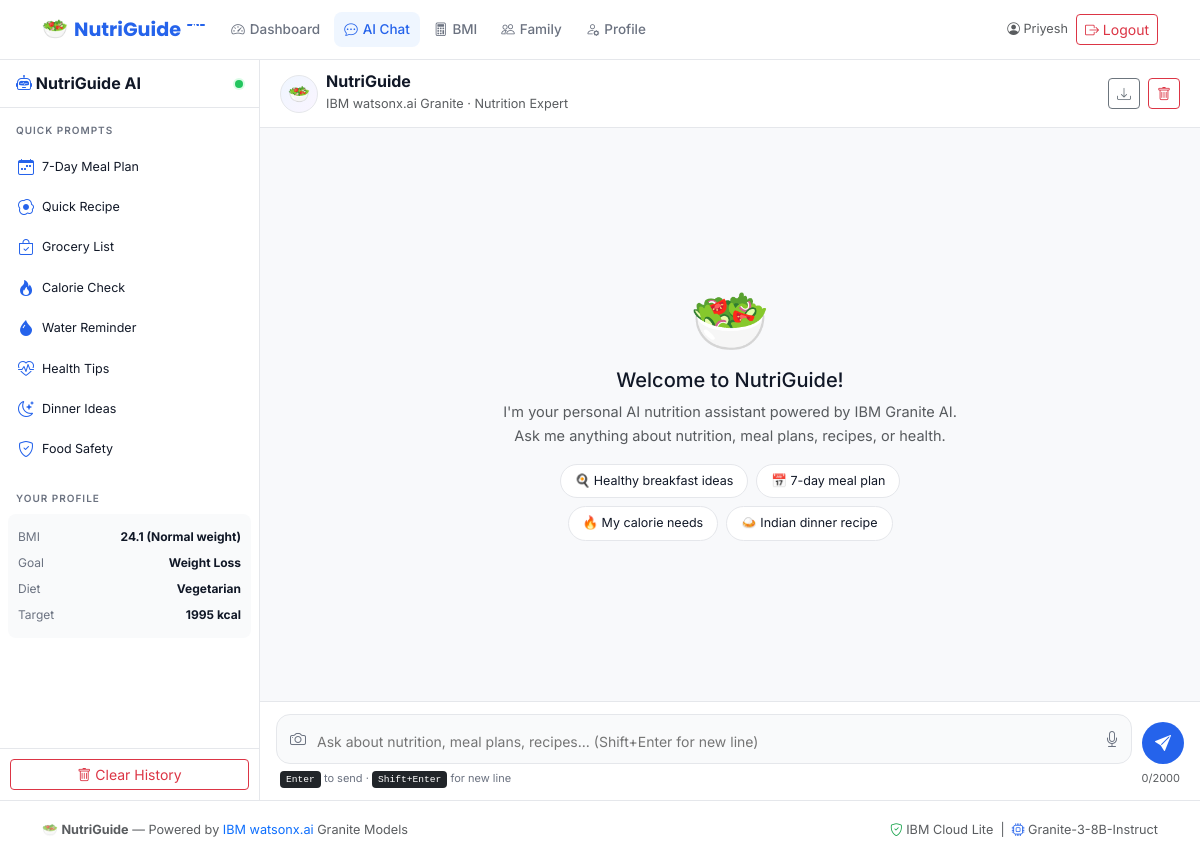
The page /chat (signed in) on the database its author committed.
### models.py (models this page shows, shortened)
class User(UserMixin, db.Model):
    __tablename__ = "users"
    id = db.Column(db.Integer, primary_key=True)
    username = db.Column(db.String(80), unique=True, nullable=False, index=True)
    email = db.Column(db.String(120), unique=True, nullable=False, index=True)
    password_hash = db.Column(db.String(256), nullable=False)
    created_at = db.Column(db.DateTime, default=datetime.utcnow)
    is_active = db.Column(db.Boolean, default=True)
    profile = db.relationship("HealthProfile", back_populates="user", uselist=False, cascade="all, delete-orphan")
    chat_history = db.relationship("ChatMessage", back_populates="user", cascade="all, delete-orphan")
    calorie_logs = db.relationship("CalorieLog", back_populates="user", cascade="all, delete-orphan")
    water_logs = db.relationship("WaterLog", back_populates="user", cascade="all, delete-orphan")
    family_profiles = db.relationship("FamilyProfile", back_populates="owner", cascade="all, delete-orphan")

class HealthProfile(db.Model):
    __tablename__ = "health_profiles"
    id = db.Column(db.Integer, primary_key=True)
    user_id = db.Column(db.Integer, db.ForeignKey("users.id"), nullable=False, unique=True)
    age = db.Column(db.Integer)
    gender = db.Column(db.String(20))
    height_cm = db.Column(db.Float)
    weight_kg = db.Column(db.Float)
    activity_level = db.Column(db.String(50))  # sedentary, lightly_active, moderately_active, very_active, extra_active
    fitness_goal = db.Column(db.String(50))  # weight_loss, weight_gain, maintain, muscle_gain, general_health
    dietary_preference = db.Column(db.String(50))  # vegetarian, vegan, eggetarian, non_vegetarian, jain, sattvic
    allergies = db.Column(db.Text)         # JSON list
    medical_conditions = db.Column(db.Text)  # JSON list
    medications = db.Column(db.Text)
    cuisine_preference = db.Column(db.String(100))
    meal_frequency = db.Column(db.Integer, default=3)
    daily_calorie_target = db.Column(db.Integer)
    daily_protein_target = db.Column(db.Float)
    daily_carb_target = db.Column(db.Float)
    daily_fat_target = db.Column(db.Float)
    daily_water_target = db.Column(db.Float, default=2.5)  # litres
    updated_at = db.Column(db.DateTime, default=datetime.utcnow, onupdate=datetime.utcnow)
    user = db.relationship("User", back_populates="profile")
    @property
    def bmi(self):
        if self.height_cm and self.weight_kg and self.height_cm > 0:
            h = self.height_cm / 100
            return round(self.weight_kg / (h * h), 1)
        return None
    @property
    def bmi_category(self):
        bmi = self.bmi
        if bmi is None:
            return "Unknown"
        if bmi < 18.5:
            return "Underweight"
        elif bmi < 25:
            return "Normal weight"
        elif bmi < 30:
            return "Overweight"
        else:
            return "Obese"

### app.py (the view)
    @main.route("/chat")
    @login_required
    def chat():
        profile = current_user.profile
        messages = ChatMessage.query.filter_by(
            user_id=current_user.id
        ).order_by(ChatMessage.timestamp.desc()).limit(20).all()
        messages = list(reversed(messages))
        return render_template("chat.html", profile=profile, messages=messages)

### template_helpers.py (called while the page is built)
def register_template_helpers(app):
    @app.context_processor
    def inject_now():
        return {"now": datetime.now}
    @app.template_filter("timesince")
    def timesince_filter(dt):
        diff = datetime.utcnow() - dt
        if diff.days > 0:
            return f"{diff.days}d ago"
        hours = diff.seconds // 3600
        if hours > 0:
            return f"{hours}h ago"
        minutes = diff.seconds // 60
        return f"{minutes}m ago" if minutes > 0 else "just now"

### templates/chat.html (shortened to what this page needs)
{% extends "base.html" %}
{% block content %}
<div class="chat-layout">
  <div class="chat-sidebar">
    <div class="chat-sidebar-header">
      <h6 class="fw-bold mb-0"><i class="bi bi-robot text-primary"></i> NutriGuide AI</h6>
      <span class="status-dot online" title="AI Ready"></span>
    </div>
    <div class="chat-sidebar-body">
      <div class="sidebar-section">
        <div class="sidebar-section-title">Quick Prompts</div>
        {% for icon, label, prompt in prompts %}
        <button class="quick-prompt-btn" onclick="sendQuickPrompt('{{ prompt }}')">
          <i class="bi {{ icon }}"></i>
          <span>{{ label }}</span>
        </button>
        {% endfor %}
      </div>
      {% if profile and profile.bmi %}
      <div class="sidebar-section">
        <div class="sidebar-section-title">Your Profile</div>
        <div class="profile-mini">
          {% if profile.bmi %}
          <div class="profile-mini-row">
            <span>BMI</span><strong>{{ profile.bmi }} ({{ profile.bmi_category }})</strong>
          </div>
          {% endif %}
          {% if profile.fitness_goal %}
          <div class="profile-mini-row">
            <span>Goal</span><strong>{{ profile.fitness_goal.replace('_', ' ').title() }}</strong>
          </div>
          {% endif %}
          {% if profile.dietary_preference %}
          <div class="profile-mini-row">
            <span>Diet</span><strong>{{ profile.dietary_preference.replace('_', ' ').title() }}</strong>
          </div>
          {% endif %}
          {% if profile.daily_calorie_target %}
          <div class="profile-mini-row">
            <span>Target</span><strong>{{ profile.daily_calorie_target }} kcal</strong>
          </div>
          {% endif %}
        </div>
      </div>
      {% endif %}
    </div>
    <div class="chat-sidebar-footer">
      <button class="btn btn-sm btn-outline-danger w-100" onclick="clearChatHistory()">
        <i class="bi bi-trash"></i> Clear History
      </button>
    </div>
  </div>
  <div class="chat-main">
    <div class="chat-header">
      <div class="d-flex align-items-center gap-2">
        <div class="ai-avatar"><span>🥗</span></div>
        <div>
          <h6 class="fw-bold mb-0">NutriGuide</h6>
          <span class="text-muted small">IBM watsonx.ai Granite · Nutrition Expert</span>
        </div>
      </div>
      <div class="d-flex gap-2">
        <button class="btn btn-sm btn-outline-secondary" onclick="exportChat()" title="Export chat">
          <i class="bi bi-download"></i>
        </button>
        <button class="btn btn-sm btn-outline-danger" onclick="clearChatHistory()" title="Clear chat">
          <i class="bi bi-trash"></i>
        </button>
      </div>
    </div>
    <div class="chat-messages" id="chatMessages">
      {% if not messages %}
      <div class="chat-welcome" id="chatWelcome">
        <div class="welcome-icon">🥗</div>
        <h5>Welcome to NutriGuide!</h5>
        <p class="text-muted">I'm your personal AI nutrition assistant powered by IBM Granite AI. Ask me anything about nutrition, meal plans, recipes, or health.</p>
        <div class="welcome-suggestions">
          <button onclick="sendQuickPrompt('What should I eat for a healthy breakfast?')" class="suggestion-chip">
            🍳 Healthy breakfast ideas
          </button>
          <button onclick="sendQuickPrompt('Create a 7-day weight loss meal plan')" class="suggestion-chip">
            📅 7-day meal plan
          </button>
          <button onclick="sendQuickPrompt('How many calories do I need daily?')" class="suggestion-chip">
            🔥 My calorie needs
          </button>
          <button onclick="sendQuickPrompt('Give me a healthy Indian dinner recipe')" class="suggestion-chip">
            🍛 Indian dinner recipe
          </button>
        </div>
      </div>
      {% endif %}
    </div>
    <div class="chat-input-area">
      <div class="chat-input-row">
        <div class="chat-input-wrapper">
          <label class="input-action-btn" title="Upload food photo" for="chatImageInput">
            <i class="bi bi-camera"></i>
          </label>
          <textarea id="chatInput" class="chat-textarea" rows="1"
                    placeholder="Ask about nutrition, meal plans, recipes... (Shift+Enter for new line)"
                    onkeydown="handleChatKeydown(event)"
                    oninput="autoResizeTextarea(this)"></textarea>
          <button class="input-action-btn" id="voiceBtn" onclick="toggleVoiceInput()" title="Voice input">
            <i class="bi bi-mic"></i>
          </button>
        </div>
        <button class="chat-send-btn" id="sendBtn" onclick="sendMessage()">
          <i class="bi bi-send-fill"></i>
        </button>
      </div>
      <div class="chat-input-hint">
        <span><kbd>Enter</kbd> to send · <kbd>Shift+Enter</kbd> for new line</span>
        <span id="charCount" class="text-muted">0/2000</span>
      </div>
    </div>
  </div>
</div>
{% endblock %}

### templates/base.html (shortened to what this page needs)
<!DOCTYPE html>
<html lang="en">
<head>
  <link href="https://cdn.jsdelivr.net/npm/bootstrap@5.3.3/dist/css/bootstrap.min.css" rel="stylesheet" />
  <link href="https://cdn.jsdelivr.net/npm/bootstrap-icons@1.11.3/font/bootstrap-icons.css" rel="stylesheet" />
  <link rel="stylesheet" href="{{ url_for('static', filename='css/style.css') }}" />
</head>
<body class="ng-body">
  <nav class="navbar navbar-expand-lg ng-navbar sticky-top">
    <div class="container-xl">
      <a class="navbar-brand ng-brand" href="{{ url_for('main.index') }}">
        <span class="brand-icon">🥗</span>
        <span>NutriGuide</span>
        <sup class="brand-badge">AI</sup>
      </a>
      <div class="collapse navbar-collapse" id="navbarMain">
        {% if current_user.is_authenticated %}
        <ul class="navbar-nav me-auto gap-1">
          <li class="nav-item">
            <a class="nav-link {% if request.endpoint == 'main.dashboard' %}active{% endif %}"
               href="{{ url_for('main.dashboard') }}">
              <i class="bi bi-speedometer2"></i> Dashboard
            </a>
          </li>
          <li class="nav-item">
            <a class="nav-link {% if request.endpoint == 'main.chat' %}active{% endif %}"
               href="{{ url_for('main.chat') }}">
              <i class="bi bi-chat-dots"></i> AI Chat
            </a>
          </li>
          <li class="nav-item">
            <a class="nav-link {% if request.endpoint == 'main.bmi_calculator' %}active{% endif %}"
               href="{{ url_for('main.bmi_calculator') }}">
              <i class="bi bi-calculator"></i> BMI
            </a>
          </li>
          <li class="nav-item">
            <a class="nav-link {% if request.endpoint == 'main.family' %}active{% endif %}"
               href="{{ url_for('main.family') }}">
              <i class="bi bi-people"></i> Family
            </a>
          </li>
          <li class="nav-item">
            <a class="nav-link {% if request.endpoint == 'main.profile' %}active{% endif %}"
               href="{{ url_for('main.profile') }}">
              <i class="bi bi-person-gear"></i> Profile
            </a>
          </li>
        </ul>
        <div class="navbar-nav align-items-center gap-2">
          <span class="nav-text text-muted small">
            <i class="bi bi-person-circle"></i> {{ current_user.username }}
          </span>
          <a href="{{ url_for('auth.logout') }}" class="btn btn-outline-danger btn-sm">
            <i class="bi bi-box-arrow-right"></i> Logout
          </a>
        </div>
        {% else %}
        <ul class="navbar-nav me-auto"></ul>
        <div class="navbar-nav gap-2">
          <a href="{{ url_for('auth.login') }}" class="btn btn-outline-primary btn-sm">Login</a>
          <a href="{{ url_for('auth.register') }}" class="btn btn-primary btn-sm">Get Started</a>
        </div>
        {% endif %}
      </div>
    </div>
  </nav>
  <main class="ng-main">
    {% block content %}{% endblock %}
  </main>
  <footer class="ng-footer mt-auto">
    <div class="container-xl">
      <div class="row align-items-center py-3">
        <div class="col-md-6">
          <span class="text-muted small">
            🥗 <strong>NutriGuide</strong> — Powered by
            <a href="https://www.ibm.com/watsonx" target="_blank" class="text-decoration-none">IBM watsonx.ai</a>
            Granite Models
          </span>
        </div>
        <div class="col-md-6 text-md-end">
          <span class="text-muted small">
            <i class="bi bi-shield-check text-success"></i> IBM Cloud Lite
            &nbsp;|&nbsp;
            <i class="bi bi-cpu text-primary"></i> Granite-3-8B-Instruct
          </span>
        </div>
      </div>
    </div>
  </footer>
</body>
</html>

### rows shown on the page
User: username "Priyesh"
HealthProfile: bmi "24.1", bmi_category "Normal weight", fitness_goal.replace "Weight Loss", dietary_preference.replace "Vegetarian", daily_calorie_target "1995"

### other values the page prints
{{ label }} "7-Day Meal Plan" "Quick Recipe" "Grocery List" "Calorie Check" "Water Reminder" "Health Tips" "Dinner Ideas" "Food Safety"
